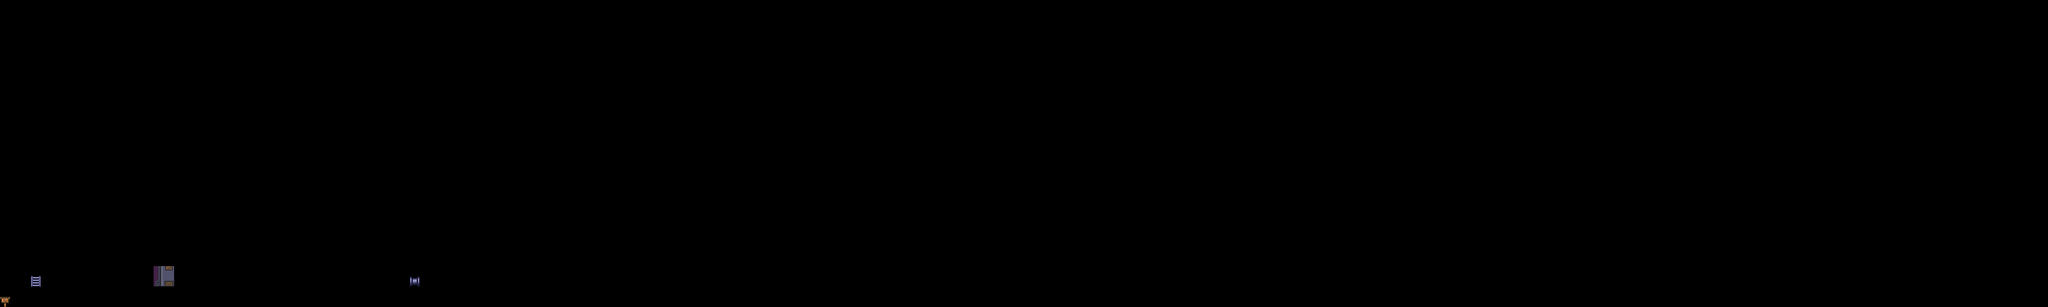

Rendered tile map (Tiled .tmx) drawn with the repository's tilesets; below, a short description and the map source with its tile grids summarised:
An orthogonal 200x30 tile map with 16x16 px tiles, 4 tile layers (BACKGROUND, DEFAULT, PLAYER, FOREGROUND) and 3 objects.

<map version="1.0" tiledversion="1.0.2" orientation="orthogonal" renderorder="right-down" width="200" height="30" tilewidth="16" tileheight="16" nextobjectid="1">
 <tileset firstgid="1" name="BFT - Mega Metroidvania Tileset" tilewidth="16" tileheight="16" tilecount="585" columns="13">
  <image source="BFT - Mega Metroidvania Tileset.png" width="208" height="720" />
  <tile id="1">
   <objectgroup draworder="index">
    <object id="1" x="8" y="-66" width="256" height="196" />
    <object id="2" x="350" y="174" />
    <object id="3" x="287" y="-54" />
   </objectgroup>
  </tile>
  <tile id="48">
   <properties>
    <property name="entity" value="background" />
    <property name="imageName" value="monasteryGlobalBackground" />
   </properties>
  </tile>
  <tile id="75">
   <properties>
    <property name="entity" value="foreground" />
    <property name="height" type="int" value="32" />
    <property name="imageName" value="grass" />
    <property name="width" type="int" value="3200" />
   </properties>
  </tile>
  <tile id="96">
   <properties>
    <property name="entity" value="player" />
   </properties>
  </tile>
  <tile id="199">
   <properties>
    <property name="arrivalGate" value="monasteryWestExit" />
    <property name="entity" value="gate" />
    <property name="gate" value="Outside" />
    <property name="name" value="monasteryWestEntrance" />
   </properties>
  </tile>
  <tile id="383">
   <properties>
    <property name="PixelShader" value="ambientPixelShader.glsl" />
    <property name="VertexShader" value="vertexShader.glsl" />
    <property name="arrivalGate" value="monasteryWestExit" />
    <property name="entity" value="door" />
    <property name="gate" value="Outside" />
    <property name="interactLabel" value="Enter" />
    <property name="name" value="monasteryWestEntrance" />
   </properties>
  </tile>
 </tileset>
 <layer name="BACKGROUND" width="200" height="30">
  <data>[6000 cells, 1 non-empty, 1 distinct tile ids]</data>
 </layer>
 <layer name="DEFAULT" width="200" height="30">
  <properties>
   <property name="PixelShader" value="ambientPixelShader.glsl" />
   <property name="VertexShader" value="vertexShader.glsl" />
  </properties>
  <data>[6000 cells, 4 non-empty, 1 distinct tile ids]</data>
 </layer>
 <layer name="PLAYER" width="200" height="30">
  <properties>
   <property name="PixelShader" value="ambientPixelShader.glsl" />
   <property name="VertexShader" value="vertexShader.glsl" />
  </properties>
  <data>[6000 cells, 7 non-empty, 7 distinct tile ids]</data>
 </layer>
 <imagelayer name="Grass" opacity="0.5" offsetx="0" offsety="448">
  <image source="grass.png" width="3200" height="32" />
 </imagelayer>
 <layer name="FOREGROUND" width="200" height="30">
  <data>[6000 cells, 1 non-empty, 1 distinct tile ids]</data>
 </layer>
</map>
